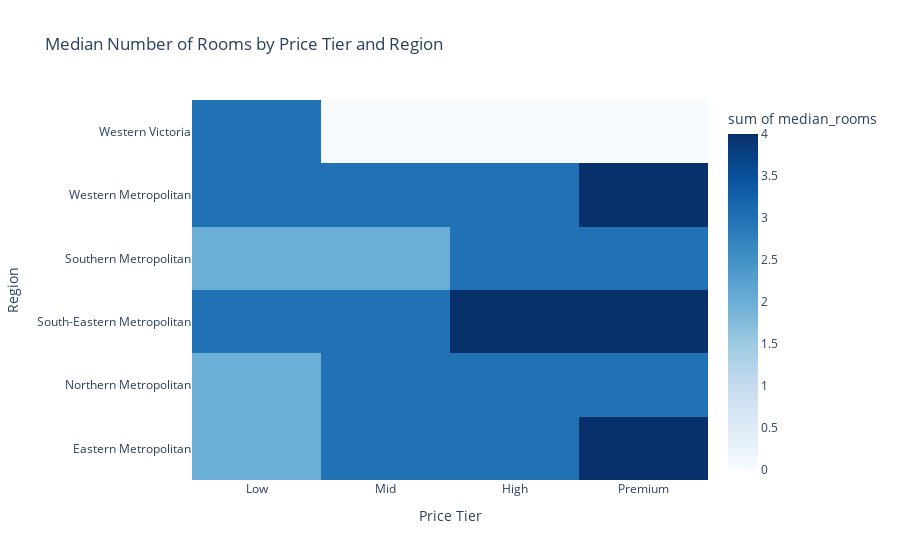

This figure's notebook cell:
### Code cell
roomsByPriceByRegion = (
    df.groupby(["Regionname", "Price_bin"])
    .agg(
        median_rooms = ("Rooms", "median"),
        median_bedrooms = ("Bedroom2", "median"),
        median_bathrooms = ("Bathroom", "median"),
        listings = ("Price", "count")
    )
    .query("listings >= 30")
    .reset_index()
)

fig = px.density_heatmap(
    roomsByPriceByRegion,
    x="Price_bin",
    y="Regionname",
    z="median_rooms",
    color_continuous_scale="Blues",
    title="Median Number of Rooms by Price Tier and Region"
)

fig.update_layout(
    xaxis_title="Price Tier",
    yaxis_title="Region",
    template="plotly_white"
)

fig.show()

### Figure 1 — Plotly figure (JSON) as saved in the notebook; plotly's stock layout.template omitted (floating-point values rounded to 4 significant figures)
{"data": [{"coloraxis": "coloraxis", "histfunc": "sum", "hovertemplate": "Price_bin=%{x}<br>Regionname=%{y}<br>sum of median_rooms=%{z}<extra></extra>", "name": "", "type": "histogram2d", "x": ["Low", "Mid", "High", "Premium", "Low", "Mid", "High", "Premium", "Low", "Mid", "High", "Premium", "Low", "Mid", "High", "Premium", "Low", "Mid", "High", "Premium", "Low"], "xaxis": "x", "xbingroup": "x", "y": ["Eastern Metropolitan", "Eastern Metropolitan", "Eastern Metropolitan", "Eastern Metropolitan", "Northern Metropolitan", "Northern Metropolitan", "Northern Metropolitan", "Northern Metropolitan", "South-Eastern Metropolitan", "South-Eastern Metropolitan", "South-Eastern Metropolitan", "South-Eastern Metropolitan", "Southern Metropolitan", "Southern Metropolitan", "Southern Metropolitan", "Southern Metropolitan", "Western Metropolitan", "Western Metropolitan", "Western Metropolitan", "Western Metropolitan", "Western Victoria"], "yaxis": "y", "ybingroup": "y", "z": [2.0, 3.0, 3.0, 4.0, 2.0, 3.0, 3.0, 3.0, 3.0, 3.0, 4.0, 4.0, 2.0, 2.0, 3.0, 3.0, 3.0, 3.0, 3.0, 4.0, 3.0]}], "layout": {"coloraxis": {"colorbar": {"title": {"text": "sum of median_rooms"}}, "colorscale": [[0, "rgb(247,251,255)"], [0.125, "rgb(222,235,247)"], [0.25, "rgb(198,219,239)"], [0.375, "rgb(158,202,225)"], [0.5, "rgb(107,174,214)"], [0.625, "rgb(66,146,198)"], [0.75, "rgb(33,113,181)"], [0.875, "rgb(8,81,156)"], [1, "rgb(8,48,107)"]]}, "legend": {"tracegroupgap": 0}, "title": {"text": "Median Number of Rooms by Price Tier and Region"}, "xaxis": {"anchor": "y", "domain": [0, 1], "title": {"text": "Price Tier"}}, "yaxis": {"anchor": "x", "domain": [0, 1], "title": {"text": "Region"}}}}
